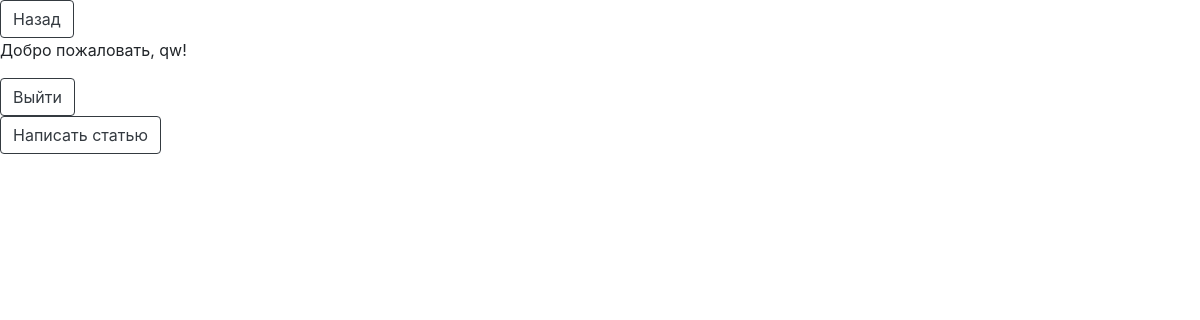
The app's page /your_profile (signed in), older data.
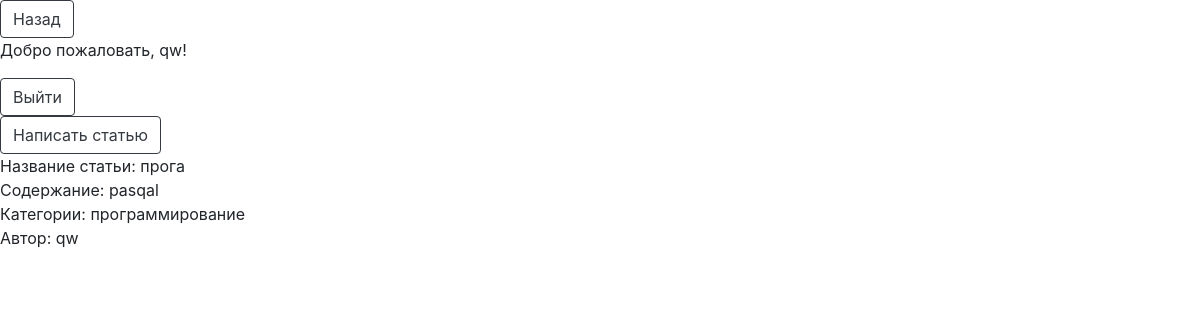
The same page, newer data.
### models.py (models this page shows)
class Base(DeclarativeBase):
    pass

class Article(Base):
    __tablename__ = 'articles'
    id: Mapped[int] = mapped_column(primary_key=True)
    name_of_article: Mapped[str]
    text_of_article: Mapped[str]
    user_id: Mapped[int] = mapped_column(ForeignKey('users.id'))
    user: Mapped['User'] = relationship(back_populates='articles')
    categories: Mapped[list['Category']] = relationship(
        back_populates='article',
        cascade='all',
    )

class Category(Base):
    __tablename__ = 'categories'
    id: Mapped[int] = mapped_column(primary_key=True)
    name_of_category: Mapped[str]
    article_id: Mapped[int] = mapped_column(ForeignKey('articles.id'))
    article: Mapped['Article'] = relationship(back_populates='categories')

class User(Base, UserMixin):
    __tablename__ = 'users'
    id: Mapped[int] = mapped_column(primary_key=True)
    username: Mapped[str]
    email: Mapped[str]
    password: Mapped[str]
    articles: Mapped[list['Article']] = relationship(
        back_populates='user',
        cascade='all'
    )

### app.py (the view)
@app.route('/your_profile')
def your_profile_page():
    if current_user.is_authenticated:
        session = SessionFactory()
        current_user_id = current_user.id
        your_articles = session.query(Article).filter_by(user_id=current_user_id).all()
        return render_template('forum/your_profile.html', articles=your_articles)
    return render_template('forum/your_profile.html')

### app.py (called while the page is built)
@login_manager.user_loader
def load_user(id):
    session = SessionFactory()
    return session.query(User).get(int(id))

### templates/forum/your_profile.html (shortened to what this page needs)
<!DOCTYPE html>
<html lang="en">
<head>
    <link rel="stylesheet" href="https://stackpath.bootstrapcdn.com/bootstrap/4.3.1/css/bootstrap.min.css">
</head>
<body>
<button onclick="window.location.href='{{ url_for('main_page') }}';" type="button" class="btn btn-outline-dark">Назад</button>
{% if current_user.is_authenticated %}
   <p>Добро пожаловать, {{ current_user.username }}!</p>
    <button onclick="window.location.href='{{ url_for('logout_page') }}';" type="button" class="btn btn-outline-dark">Выйти</button>
    <br>
    <button onclick="window.location.href='{{ url_for('create_article_page') }}';" type="button" class="btn btn-outline-dark">Написать статью</button>
    {% for article in articles %}
        <div>Название статьи: {{ article.name_of_article }}</div>
        <div>Содержание: {{ article.text_of_article }}</div>
        {% if article.categories %}
            <div>Категории:
                {% for category in article.categories %}
                    {{ category.name_of_category }}
                {% endfor %}
            </div>
        {% endif %}
        <p>Автор: {{ article.user.username }}</p>
        <br>
    {% endfor %}
{% else %}
   <p>Извините, я вас не знаю.</p>
    <button onclick="window.location.href='{{ url_for('register_page') }}';" type="button" class="btn btn-outline-dark">Регистрация</button>
    <button onclick="window.location.href='{{ url_for('login_page') }}';" type="button" class="btn btn-outline-dark">Войти</button>
{% endif %}
</body>
</html>

Row changes from the older to the newer data that the page shows:
added Article: name_of_article "прога", text_of_article "pasqal", user.username "qw"
added Category: name_of_category "программирование"
